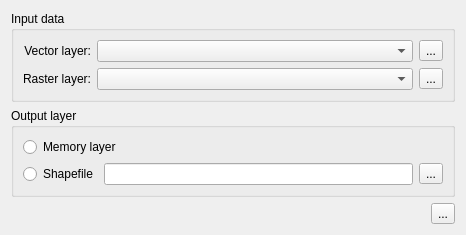
<?xml version="1.0" encoding="UTF-8"?>
<ui version="4.0">
 <class>QueryRasterFromPointDialogBase</class>
 <widget class="QDialog" name="QueryRasterFromPointDialogBase">
  <property name="geometry">
   <rect>
    <x>0</x>
    <y>0</y>
    <width>466</width>
    <height>231</height>
   </rect>
  </property>
  <property name="windowTitle">
   <string>Query raster from point</string>
  </property>
  <layout class="QGridLayout" name="gridLayout_4">
   <item row="0" column="0">
    <widget class="QgsCollapsibleGroupBox" name="mGroupBox_inputData">
     <property name="title">
      <string>Input data</string>
     </property>
     <layout class="QGridLayout" name="gridLayout_2">
      <item row="0" column="0">
       <layout class="QGridLayout" name="gridLayout" columnstretch="1,10,1">
        <item row="0" column="0">
         <widget class="QLabel" name="label_vectorLayer">
          <property name="text">
           <string>Vector layer:</string>
          </property>
          <property name="alignment">
           <set>Qt::AlignRight|Qt::AlignTrailing|Qt::AlignVCenter</set>
          </property>
         </widget>
        </item>
        <item row="0" column="1">
         <widget class="QComboBox" name="comboBox_vectorLayer"/>
        </item>
        <item row="0" column="2">
         <widget class="QToolButton" name="toolButton_searchVectorLayer">
          <property name="text">
           <string>...</string>
          </property>
         </widget>
        </item>
        <item row="1" column="0">
         <widget class="QLabel" name="label_rasterLayer">
          <property name="text">
           <string>Raster layer:</string>
          </property>
          <property name="alignment">
           <set>Qt::AlignRight|Qt::AlignTrailing|Qt::AlignVCenter</set>
          </property>
         </widget>
        </item>
        <item row="1" column="1">
         <widget class="QComboBox" name="comboBox_rasterLayer">
          <property name="toolTip">
           <string>Raster layers loaded in the QGIS Table Of Contents</string>
          </property>
         </widget>
        </item>
        <item row="1" column="2">
         <widget class="QToolButton" name="toolButton_searchRasterLayer">
          <property name="text">
           <string>...</string>
          </property>
         </widget>
        </item>
       </layout>
      </item>
     </layout>
    </widget>
   </item>
   <item row="1" column="0">
    <widget class="QgsCollapsibleGroupBox" name="mGroupBox_outputLayer">
     <property name="title">
      <string>Output layer</string>
     </property>
     <layout class="QGridLayout" name="gridLayout_3">
      <item row="0" column="0">
       <layout class="QHBoxLayout" name="horizontalLayout">
        <item>
         <widget class="QRadioButton" name="radioButton_outputMemoryLayer">
          <property name="text">
           <string>Memory layer</string>
          </property>
         </widget>
        </item>
        <item>
         <spacer name="horizontalSpacer">
          <property name="orientation">
           <enum>Qt::Horizontal</enum>
          </property>
          <property name="sizeHint" stdset="0">
           <size>
            <width>40</width>
            <height>20</height>
           </size>
          </property>
         </spacer>
        </item>
       </layout>
      </item>
      <item row="1" column="0">
       <layout class="QHBoxLayout" name="horizontalLayout_2">
        <item>
         <widget class="QRadioButton" name="radioButton_outputShapefile">
          <property name="text">
           <string>Shapefile</string>
          </property>
         </widget>
        </item>
        <item>
         <widget class="QLineEdit" name="lineEdit_pathOutputShp"/>
        </item>
        <item>
         <widget class="QToolButton" name="toolButton_searchPathOutputShp">
          <property name="text">
           <string>...</string>
          </property>
         </widget>
        </item>
       </layout>
      </item>
     </layout>
    </widget>
   </item>
   <item row="2" column="0">
    <layout class="QHBoxLayout" name="horizontalLayout_3">
     <item>
      <spacer name="horizontalSpacer_2">
       <property name="orientation">
        <enum>Qt::Horizontal</enum>
       </property>
       <property name="sizeHint" stdset="0">
        <size>
         <width>40</width>
         <height>20</height>
        </size>
       </property>
      </spacer>
     </item>
     <item>
      <widget class="QToolButton" name="toolButton_process">
       <property name="text">
        <string>...</string>
       </property>
      </widget>
     </item>
    </layout>
   </item>
  </layout>
 </widget>
 <customwidgets>
  <customwidget>
   <class>QgsCollapsibleGroupBox</class>
   <extends>QGroupBox</extends>
   <header>qgscollapsiblegroupbox.h</header>
   <container>1</container>
  </customwidget>
 </customwidgets>
 <tabstops>
  <tabstop>mGroupBox_inputData</tabstop>
  <tabstop>comboBox_vectorLayer</tabstop>
  <tabstop>toolButton_searchVectorLayer</tabstop>
  <tabstop>comboBox_rasterLayer</tabstop>
  <tabstop>toolButton_searchRasterLayer</tabstop>
  <tabstop>mGroupBox_outputLayer</tabstop>
  <tabstop>radioButton_outputMemoryLayer</tabstop>
  <tabstop>radioButton_outputShapefile</tabstop>
  <tabstop>lineEdit_pathOutputShp</tabstop>
  <tabstop>toolButton_searchPathOutputShp</tabstop>
  <tabstop>toolButton_process</tabstop>
 </tabstops>
 <resources/>
 <connections/>
</ui>
